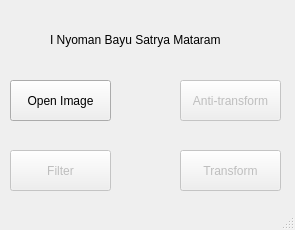
<?xml version="1.0" encoding="UTF-8"?>
<ui version="4.0">
 <class>MainWindow</class>
 <widget class="QMainWindow" name="MainWindow">
  <property name="geometry">
   <rect>
    <x>0</x>
    <y>0</y>
    <width>295</width>
    <height>230</height>
   </rect>
  </property>
  <property name="windowTitle">
   <string>MainWindow</string>
  </property>
  <widget class="QWidget" name="centralWidget">
   <widget class="QPushButton" name="openImageButton">
    <property name="geometry">
     <rect>
      <x>10</x>
      <y>80</y>
      <width>101</width>
      <height>41</height>
     </rect>
    </property>
    <property name="text">
     <string>Open Image</string>
    </property>
   </widget>
   <widget class="QPushButton" name="transformButton">
    <property name="enabled">
     <bool>false</bool>
    </property>
    <property name="geometry">
     <rect>
      <x>180</x>
      <y>150</y>
      <width>101</width>
      <height>41</height>
     </rect>
    </property>
    <property name="text">
     <string>Transform</string>
    </property>
   </widget>
   <widget class="QPushButton" name="antiTransformButton">
    <property name="enabled">
     <bool>false</bool>
    </property>
    <property name="geometry">
     <rect>
      <x>180</x>
      <y>80</y>
      <width>101</width>
      <height>41</height>
     </rect>
    </property>
    <property name="text">
     <string>Anti-transform</string>
    </property>
   </widget>
   <widget class="QPushButton" name="filterButton">
    <property name="enabled">
     <bool>false</bool>
    </property>
    <property name="geometry">
     <rect>
      <x>10</x>
      <y>150</y>
      <width>101</width>
      <height>41</height>
     </rect>
    </property>
    <property name="text">
     <string>Filter</string>
    </property>
   </widget>
   <widget class="QLabel" name="label">
    <property name="geometry">
     <rect>
      <x>50</x>
      <y>30</y>
      <width>191</width>
      <height>20</height>
     </rect>
    </property>
    <property name="text">
     <string>I Nyoman Bayu Satrya Mataram</string>
    </property>
   </widget>
  </widget>
  <widget class="QStatusBar" name="statusBar"/>
 </widget>
 <layoutdefault spacing="6" margin="11"/>
 <resources/>
 <connections/>
</ui>
